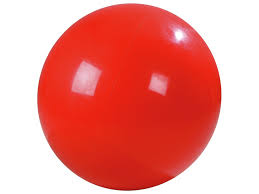
//> input picture OpenCV/Images/ball.jpg, 259 x 194 px
$ ./threshold ../Images/ball.jpg   (built with g++ and OpenCV 4)
//> lines starting //> are read from the running program, lines starting //| are printed output that depends on the picture; after the words box and inside, x2 and y2 are one past the last pixel; in counts of white or black regions, pixels touching at a corner belong together
#include <iostream>
#include <opencv2/opencv.hpp>

int main(int argc, char** argv)
{
    cv::Mat src, dst;
    double threshold_value;

    src = cv::imread(argv[1], cv::IMREAD_GRAYSCALE);
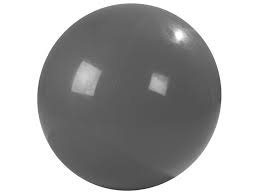
//> src: 194 rows x 259 cols, CV_8UC1; min 38, max 255, mean 171

    threshold_value = cv::threshold(src, dst, 127, 255, cv::THRESH_BINARY);
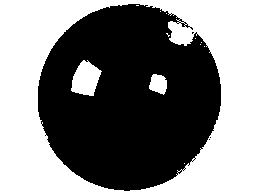
//> dst: 194 rows x 259 cols, CV_8UC1; 49.9% white; 12 white regions (9 under 20 px), largest, box (x1, y1, x2, y2) and area: (0, 0, 259, 194) 24033, (71, 60, 102, 96) 742, (149, 74, 167, 95) 278
    std::cout << "Threshold value: " << threshold_value << std::endl;

    cv::imshow("Original Image", src);

    while (true)
    {
        if (cv::waitKey(30) == 'q')
//> the 'q' key is pressed
        {
            break;
        }
    }

    cv::imshow("Thresholded Image by Binary", dst);

    while (true)
    {
        if (cv::waitKey(30) == 'q')
//> the 'q' key is pressed
        {
            break;
        }
    }

    std::cout << "Source Image (src): " << src.rows << "x" << src.cols << std::endl;
//| Source Image (src): 194x259

    for (int i = 0; i < src.rows; i++)
    {
        for (int j = 0; j < src.cols; j++)
        {
            std::cout << static_cast<int>(src.at<uchar>(i, j)) << " ";
        }
        std::cout << std::endl;
    }

    std::cout << "Thresholded Image (dst):" << dst.rows << "x" << dst.cols << std::endl;
//| Thresholded Image (dst):194x259

    for (int i = 0; i < dst.rows; i++)
    {
        for (int j = 0; j < dst.cols; j++)
        {
            std::cout << static_cast<int>(dst.at<uchar>(i, j)) << " ";
        }
        std::cout << std::endl;
    }

    return 0;
}

$ run again, on OpenCV/Images/face_2.jpg
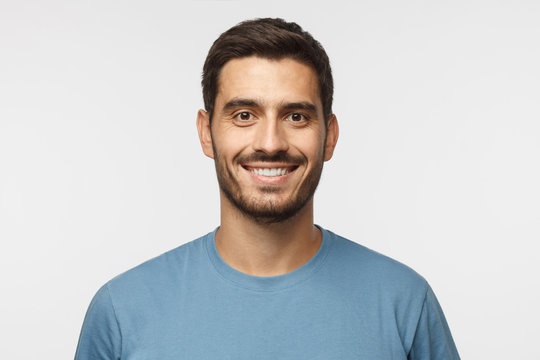
//> input picture OpenCV/Images/face_2.jpg, 540 x 360 px
//> `src = cv::imread(argv[1], cv::IMREAD_GRAYSCALE);`:
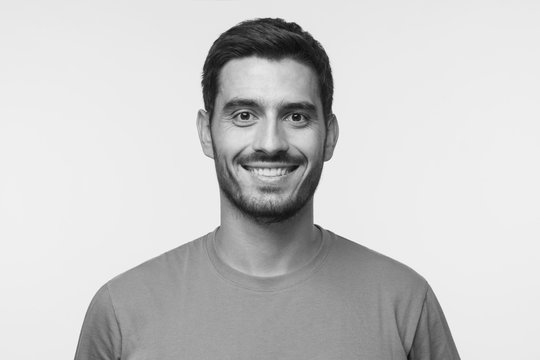
//> src: 360 rows x 540 cols, CV_8UC1; min 6, max 254, mean 202.5
//> `threshold_value = cv::threshold(src, dst, 127, 255, cv::THRESH_BINARY);`:
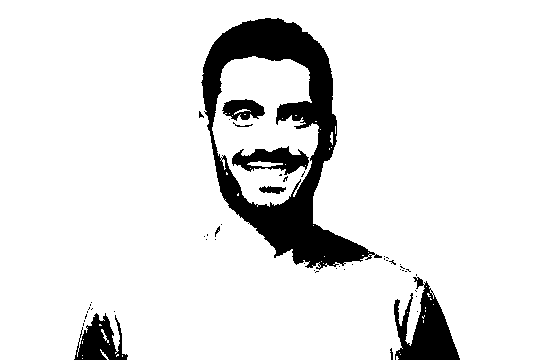
//> dst: 360 rows x 540 cols, CV_8UC1; 89.6% white; 50 black regions (41 under 20 px), largest, box (x1, y1, x2, y2) and area: (201, 18, 382, 270) 13815, (394, 277, 460, 360) 2789, (74, 313, 128, 360) 1408
//| Source Image (src): 360x540
//| Thresholded Image (dst):360x540

$ run again, on OpenCV/Images/face_3.jpg
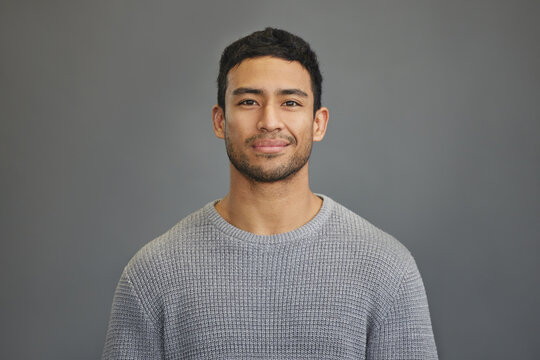
//> input picture OpenCV/Images/face_3.jpg, 540 x 360 px
//> `src = cv::imread(argv[1], cv::IMREAD_GRAYSCALE);`:
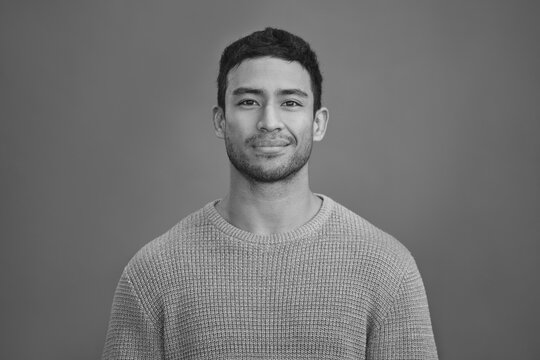
//> src: 360 rows x 540 cols, CV_8UC1; min 14, max 214, mean 113.2
//> `threshold_value = cv::threshold(src, dst, 127, 255, cv::THRESH_BINARY);`:
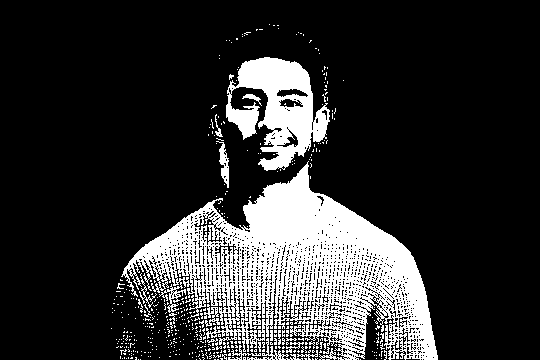
//> dst: 360 rows x 540 cols, CV_8UC1; 18.8% white; 471 white regions (448 under 20 px), largest, box (x1, y1, x2, y2) and area: (121, 161, 438, 360) 27452, (226, 57, 330, 171) 6080, (216, 141, 229, 188) 258
//| Source Image (src): 360x540
//| Thresholded Image (dst):360x540
